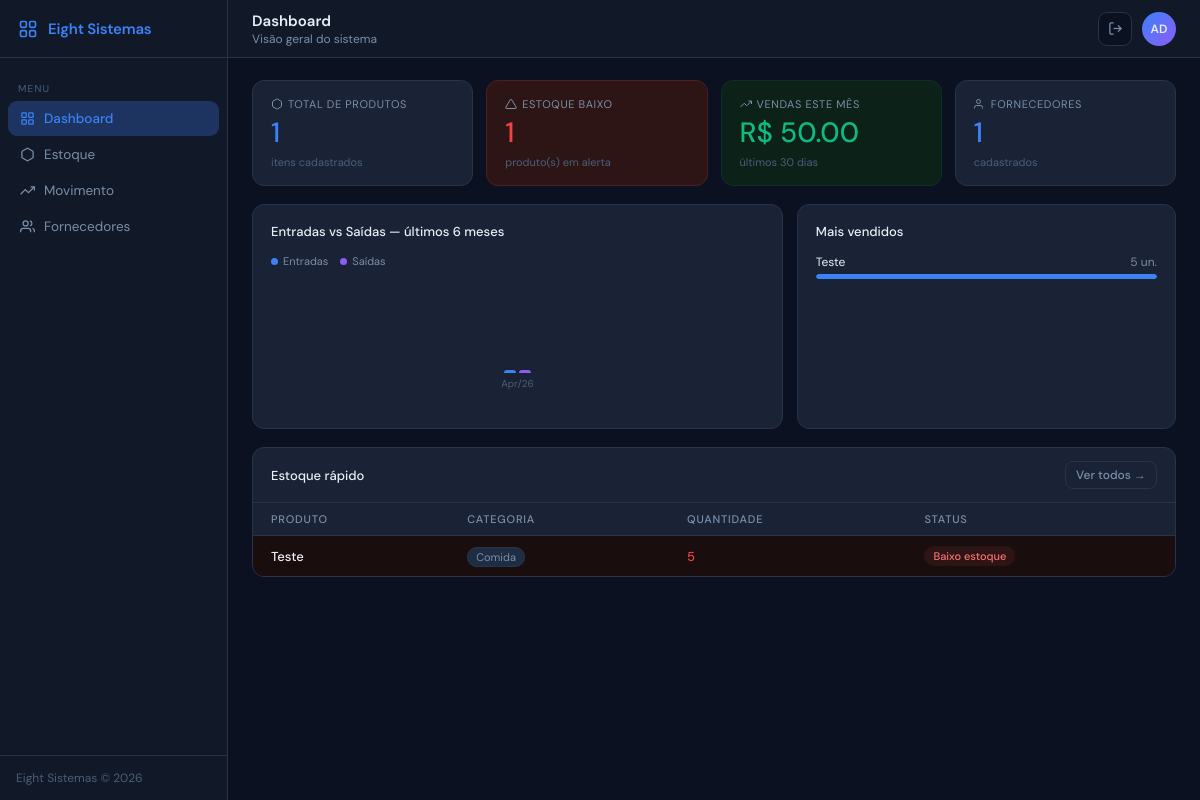
/ (signed in), run on the app's committed database.
### app.py (models this page shows)
class Produto(db.Model):
    __tablename__ = 'produtos'
    id = db.Column(db.Integer, primary_key=True)
    nome = db.Column(db.String(50))
    categoria = db.Column(db.String(50))
    quantidade = db.Column(db.Integer, default=0)
    estoque_minimo = db.Column(db.Integer, default=5)
    preco_custo = db.Column(db.Numeric(10, 2))
    preco_venda = db.Column(db.Numeric(10, 2))
    fornecedor_id = db.Column(db.Integer, db.ForeignKey('fornecedores.id'))
    descricao = db.Column(db.Text)

### app.py (the view)
@app.route('/')
@login_required
def index():
    from datetime import timedelta
    from collections import defaultdict
    total_produtos     = Produto.query.count()
    total_fornecedores = Fornecedor.query.count()
    alertas_count      = Produto.query.filter(Produto.quantidade <= Produto.estoque_minimo).count()
    trinta_dias = datetime.now() - timedelta(days=30)
    movs_mes = Movimentacao.query.filter(
        Movimentacao.tipo == 'saida',
        Movimentacao.origem == 'venda',
        Movimentacao.data_movimentacao >= trinta_dias
    ).all()
    total_vendas_mes = sum(float(m.valor_unitario or 0) * m.quantidade for m in movs_mes)
    seis_meses = datetime.now() - timedelta(days=180)
    movs_graf  = Movimentacao.query.filter(Movimentacao.data_movimentacao >= seis_meses).all()
    graf_ent   = defaultdict(float)
    graf_sai   = defaultdict(float)
    for m in movs_graf:
        mes = m.data_movimentacao.strftime('%b/%y') if m.data_movimentacao else '?'
        if m.tipo == 'entrada':
            graf_ent[mes] += m.quantidade
        else:
            graf_sai[mes] += m.quantidade
    todos_meses   = sorted(set(list(graf_ent.keys()) + list(graf_sai.keys())))
    graf_labels   = todos_meses
    graf_entradas = [graf_ent.get(m, 0) for m in todos_meses]
    graf_saidas   = [graf_sai.get(m, 0) for m in todos_meses]
    from sqlalchemy import func as sqlfunc
    top_raw = db.session.query(
        Produto.nome,
        sqlfunc.sum(Movimentacao.quantidade).label('total')
    ).join(Movimentacao, Movimentacao.produto_id == Produto.id)     .filter(Movimentacao.tipo == 'saida', Movimentacao.origem == 'venda')     .group_by(Produto.id)     .order_by(sqlfunc.sum(Movimentacao.quantidade).desc())     .limit(5).all()
    max_v = max((t for _, t in top_raw), default=1) or 1
    top_vendidos = [{"nome": n, "total": int(t), "pct": round(int(t)/max_v*100)} for n, t in top_raw]
    todos_prods = Produto.query.order_by(Produto.quantidade.asc()).all()
    estoque_rapido = [
        {"nome": p.nome, "id": p.id, "quantidade": p.quantidade,
         "ok": p.quantidade > p.estoque_minimo, "categoria": p.categoria or "—"}
        for p in todos_prods
    ]
    return render_template('index.html',
        total_produtos=total_produtos,
        total_fornecedores=total_fornecedores,
        alertas_count=alertas_count,
        total_vendas_mes=total_vendas_mes,
        graf_labels=graf_labels,
        graf_entradas=graf_entradas,
        graf_saidas=graf_saidas,
        top_vendidos=top_vendidos,
        estoque_rapido=estoque_rapido,
    )

### app.py (called while the page is built)
def login_required(f):
    @wraps(f)
    def decorated(*args, **kwargs):
        if 'usuario_id' not in session:
            return redirect(url_for('login'))
        return f(*args, **kwargs)
    return decorated

### templates/index.html (shortened to what this page needs)
{% extends "base.html" %}
{% block nav_home %}active{% endblock %}
{% block page_title %}Dashboard{% endblock %}
{% block page_sub %}Visão geral do sistema{% endblock %}
{% block content %}
<div class="cards-grid">
  <div class="stat-card">
    <div class="card-label">
      <svg viewBox="0 0 24 24" fill="none" stroke="currentColor" stroke-width="2"><path d="M21 16V8a2 2 0 0 0-1-1.73l-7-4a2 2 0 0 0-2 0l-7 4A2 2 0 0 0 3 8v8a2 2 0 0 0 1 1.73l7 4a2 2 0 0 0 2 0l7-4A2 2 0 0 0 21 16z"/></svg>
      Total de Produtos
    </div>
    <div class="card-value blue">{{ total_produtos }}</div>
    <div class="card-sub">itens cadastrados</div>
  </div>
  <div class="stat-card {{ 'danger' if alertas_count > 0 else '' }}">
    <div class="card-label">
      <svg viewBox="0 0 24 24" fill="none" stroke="currentColor" stroke-width="2"><path d="M10.29 3.86L1.82 18a2 2 0 0 0 1.71 3h16.94a2 2 0 0 0 1.71-3L13.71 3.86a2 2 0 0 0-3.42 0z"/></svg>
      Estoque Baixo
    </div>
    <div class="card-value {{ 'red' if alertas_count > 0 else 'green' }}">{{ alertas_count }}</div>
    <div class="card-sub">produto(s) em alerta</div>
  </div>
  <div class="stat-card success">
    <div class="card-label">
      <svg viewBox="0 0 24 24" fill="none" stroke="currentColor" stroke-width="2"><polyline points="23 6 13.5 15.5 8.5 10.5 1 18"/><polyline points="17 6 23 6 23 12"/></svg>
      Vendas este mês
    </div>
    <div class="card-value green">R$ {{ "%.2f"|format(total_vendas_mes) }}</div>
    <div class="card-sub">últimos 30 dias</div>
  </div>
  <div class="stat-card">
    <div class="card-label">
      <svg viewBox="0 0 24 24" fill="none" stroke="currentColor" stroke-width="2"><path d="M17 21v-2a4 4 0 0 0-4-4H5a4 4 0 0 0-4 4v2"/><circle cx="9" cy="7" r="4"/></svg>
      Fornecedores
    </div>
    <div class="card-value blue">{{ total_fornecedores }}</div>
    <div class="card-sub">cadastrados</div>
  </div>
</div>
<div class="charts-row">
  <div class="chart-card">
    <div class="chart-title">Entradas vs Saídas — últimos 6 meses</div>
    <div class="legend">
      <div class="legend-item"><div class="legend-dot" style="background:var(--blue)"></div>Entradas</div>
      <div class="legend-item"><div class="legend-dot" style="background:var(--purple)"></div>Saídas</div>
    </div>
    {% if graf_labels %}
    <div class="bar-group" id="chart-bars"></div>
    {% else %}
    <div class="empty-chart">Nenhuma movimentação nos últimos 6 meses</div>
    {% endif %}
  </div>
  <div class="chart-card">
    <div class="chart-title">Mais vendidos</div>
    {% if top_vendidos %}
    <div class="most-sold">
      {% set colors = ['#3B82F6','#8B5CF6','#10B981','#F59E0B','#F97316'] %}
      {% for p in top_vendidos %}
      <div class="prod-row">
        <div class="prod-row-top">
          <span>{{ p.nome }}</span>
          <span style="color:var(--muted)">{{ p.total }} un.</span>
        </div>
        <div class="prod-track">
          <div class="prod-fill" style="width:{{ p.pct }}%;background:{{ colors[loop.index0 % 5] }}"></div>
        </div>
      </div>
      {% endfor %}
    </div>
    {% else %}
    <div class="empty-chart">Nenhuma venda registrada ainda</div>
    {% endif %}
  </div>
</div>
<div class="tcard">
  <div class="tcard-header">
    <span class="tcard-title">Estoque rápido</span>
    <a href="/estoque" class="btn btn-ghost btn-sm">Ver todos →</a>
  </div>
  {% if estoque_rapido %}
  <table>
    <thead>
      <tr>
        <th>Produto</th>
        <th>Categoria</th>
        <th>Quantidade</th>
        <th>Status</th>
      </tr>
    </thead>
    <tbody>
      {% for p in estoque_rapido[:8] %}
      <tr {% if not p.ok %}style="background:#1a0d0d"{% endif %}>
        <td class="fw500">{{ p.nome }}</td>
        <td>
          <span style="font-size:11px;background:var(--card2);border:1px solid var(--border);padding:2px 8px;border-radius:99px;color:var(--muted);">
            {{ p.categoria }}
          </span>
        </td>
        <td style="font-weight:500;color:{{ 'var(--red)' if not p.ok else 'var(--green)' }}">{{ p.quantidade }}</td>
        <td>
          <span class="badge-status {{ 'badge-ok' if p.ok else 'badge-low' }}">
            {{ 'OK' if p.ok else 'Baixo estoque' }}
          </span>
        </td>
      </tr>
      {% endfor %}
    </tbody>
  </table>
  {% else %}
  <div class="empty-state">
    <svg viewBox="0 0 24 24" fill="none" stroke="currentColor" stroke-width="1.5"><path d="M21 16V8a2 2 0 0 0-1-1.73l-7-4a2 2 0 0 0-2 0l-7 4A2 2 0 0 0 3 8v8a2 2 0 0 0 1 1.73l7 4a2 2 0 0 0 2 0l7-4A2 2 0 0 0 21 16z"/></svg>
    Nenhum produto cadastrado ainda.
  </div>
  {% endif %}
</div>
{% endblock %}

### templates/base.html (style rules this page uses)
*, *::before, *::after { margin: 0; padding: 0; box-sizing: border-box; }
:root { --bg: #0B1120; --surface: #111827; --card: #1A2235; --card2: #1F2D42; --border: #263348; --border2: #2E3D55; --blue: #3B82F6; --blue-dim: #1D3461; --red: #EF4444; --red-dim: #2D1515; --green: #10B981; --green-dim:#0C2118; --amber: #F59E0B; --amber-dim:#2A1F08; --purple: #8B5CF6; --text: #E8EFF8; --muted: #7A8FA8; --muted2: #4A5F7A; --sidebar-w: 228px; --header-h: 58px; --radius: 12px; --font: 'DM Sans', sans-serif; --mono: 'DM Mono', monospace; }
body { font-family: var(--font); background: var(--bg); color: var(--text); font-size: 14px; min-height: 100vh; }
.cards-grid { display: grid; grid-template-columns: repeat(4, 1fr); gap: 13px; }
.stat-card { background: var(--card); border: 1px solid var(--border); border-radius: var(--radius); padding: 16px 18px; display: flex; flex-direction: column; gap: 8px; transition: border-color 0.2s, transform 0.15s; }
.stat-card.danger { border-color: #4a1f1f; background: var(--red-dim); }
.stat-card.success { border-color: #0d3025; background: var(--green-dim); }
.card-label { font-size: 11px; color: var(--muted); display: flex; align-items: center; gap: 5px; text-transform: uppercase; letter-spacing: .6px; }
.card-label svg { width: 12px; height: 12px; }
.card-value { font-size: 28px; font-weight: 500; line-height: 1; }
.card-value.blue { color: var(--blue); }
.card-value.red { color: var(--red); }
.card-value.green { color: var(--green); }
.card-sub { font-size: 11px; color: var(--muted2); }
.tcard { background: var(--card); border: 1px solid var(--border); border-radius: var(--radius); overflow: hidden; }
.tcard-header { padding: 13px 18px; border-bottom: 1px solid var(--border); display: flex; align-items: center; justify-content: space-between; gap: 12px; }
.tcard-title { font-size: 13px; font-weight: 500; }
table { width: 100%; border-collapse: collapse; }
thead th { font-size: 11px; color: var(--muted); text-transform: uppercase; letter-spacing: .8px; padding: 9px 18px; text-align: left; border-bottom: 1px solid var(--border); font-weight: 500; }
tbody tr { transition: background 0.1s; }
tbody td { padding: 10px 18px; font-size: 13px; border-bottom: 1px solid #1a2535; }
tbody tr:last-child td { border-bottom: none; }
.badge-status { display: inline-flex; align-items: center; gap: 4px; font-size: 11px; font-weight: 500; padding: 3px 9px; border-radius: 99px; }
.badge-low { background: #2d1515; color: #f87171; animation: blink 2s ease-in-out infinite; }
.btn { display: inline-flex; align-items: center; gap: 6px; padding: 7px 14px; border-radius: 8px; font-size: 13px; font-weight: 500; font-family: var(--font); cursor: pointer; transition: opacity 0.15s, background 0.15s; border: none; text-decoration: none; }
.btn-ghost { background: transparent; border: 1px solid var(--border); color: var(--muted); }
.btn-sm { padding: 5px 10px; font-size: 12px; }
.fw500 { font-weight: 500; }

### templates/index.html (style rules this page uses)
.charts-row { display: grid; grid-template-columns: 1.4fr 1fr; gap: 14px; }
.chart-card { background: var(--card); border: 1px solid var(--border); border-radius: var(--radius); padding: 18px; }
.chart-title { font-size: 13px; font-weight: 500; margin-bottom: 14px; color: var(--text); }
.bar-group { display: flex; align-items: flex-end; gap: 5px; height: 130px; padding-bottom: 20px; }
.legend { display: flex; gap: 12px; margin-bottom: 12px; }
.legend-item { display: flex; align-items: center; gap: 5px; font-size: 11px; color: var(--muted); }
.legend-dot { width: 7px; height: 7px; border-radius: 50%; }
.most-sold { display: flex; flex-direction: column; gap: 10px; }
.prod-row { display: flex; flex-direction: column; gap: 4px; }
.prod-row-top { display: flex; justify-content: space-between; font-size: 12px; color: var(--text); }
.prod-track { background: var(--bg); border-radius: 99px; height: 5px; overflow: hidden; }
.prod-fill { height: 100%; border-radius: 99px; transition: width .6s ease; }

### data on the page
Produto: nome "Teste", total "5", {{ p.pct }} 100 (drawn), categoria "Comida", quantidade "5", ok "Baixo estoque"

### other printed values
{{ session.get('usuario_nome', 'US')[:2].upper() }} "AD"
{{ total_produtos }} "1"
{{ alertas_count }} "1"
{{ "%.2f"|format(total_vendas_mes) }} "50.00"
{{ total_fornecedores }} "1"
